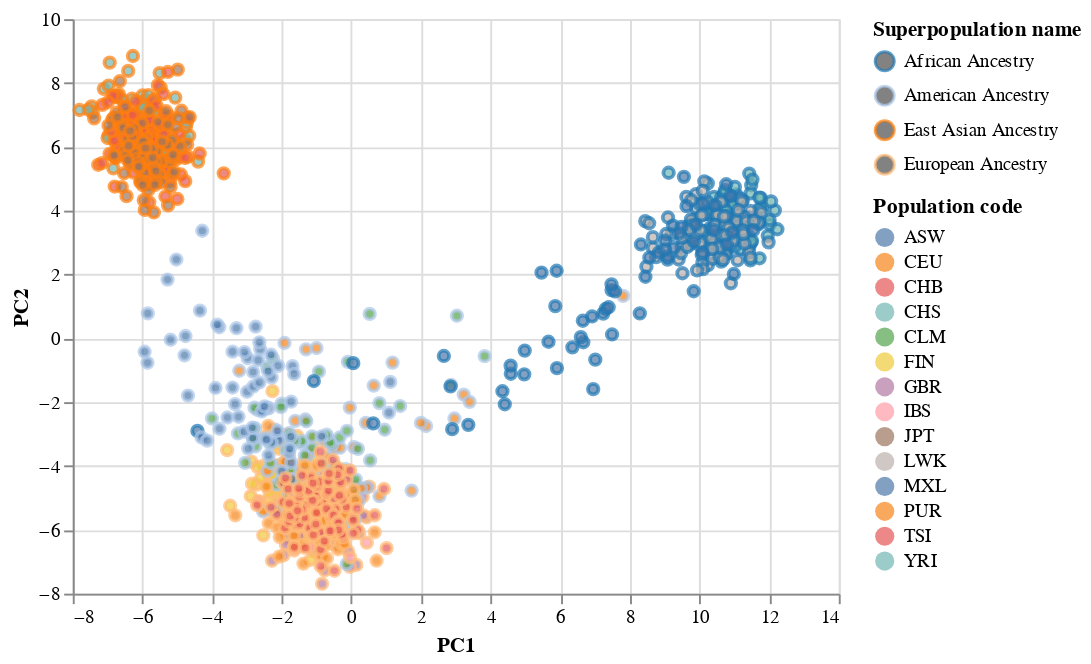

The notebook cell this image was saved under:
### Code cell
alt.Chart(df_plot).mark_point().encode(
    x='PC1',
    y='PC2',
    color=alt.Color('Superpopulation name', scale=alt.Scale(scheme="category20")),
    fill='Population code',
)

### Figure 1 — Vega-Lite specification as saved in the notebook (floating-point values rounded to 4 significant figures; data arrays with more than 128 entries replaced by an {"elided": "..."} marker saying what was removed)
{"config": {"view": {"continuousWidth": 400, "continuousHeight": 300}}, "data": {"name": "data-33302e5081af0bd1333b5224f9c34cbc"}, "mark": "point", "encoding": {"color": {"field": "Superpopulation name", "scale": {"scheme": "category20"}, "type": "nominal"}, "fill": {"field": "Population code", "type": "nominal"}, "x": {"field": "PC1", "type": "quantitative"}, "y": {"field": "PC2", "type": "quantitative"}}, "$schema": "https://vega.github.io/schema/vega-lite/v4.17.0.json", "datasets": {"data-33302e5081af0bd1333b5224f9c34cbc": {"elided": "1092 records"}}}
